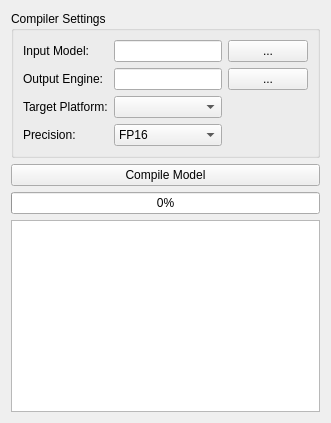
<?xml version="1.0" encoding="UTF-8"?>
<ui version="4.0">
    <class>DeploymentView</class>
    <widget class="QWidget" name="DeploymentView">
        <layout class="QVBoxLayout" name="verticalLayout">
            <item>
                <widget class="QGroupBox" name="groupBox">
                    <property name="title">
                        <string>Compiler Settings</string>
                    </property>
                    <layout class="QGridLayout" name="gridLayout">
                        <item row="0" column="0">
                            <widget class="QLabel" name="label">
                                <property name="text">
                                    <string>Input Model:</string>
                                </property>
                            </widget>
                        </item>
                        <item row="0" column="1">
                            <widget class="QLineEdit" name="lineEditInput"/>
                        </item>
                        <item row="0" column="2">
                            <widget class="QPushButton" name="btnBrowseInput">
                                <property name="text">
                                    <string>...</string>
                                </property>
                            </widget>
                        </item>
                        <item row="1" column="0">
                            <widget class="QLabel" name="label_2">
                                <property name="text">
                                    <string>Output Engine:</string>
                                </property>
                            </widget>
                        </item>
                        <item row="1" column="1">
                            <widget class="QLineEdit" name="lineEditOutput"/>
                        </item>
                        <item row="1" column="2">
                            <widget class="QPushButton" name="btnBrowseOutput">
                                <property name="text">
                                    <string>...</string>
                                </property>
                            </widget>
                        </item>
                        <item row="2" column="0">
                            <widget class="QLabel" name="label_3">
                                <property name="text">
                                    <string>Target Platform:</string>
                                </property>
                            </widget>
                        </item>
                        <item row="2" column="1">
                            <widget class="QComboBox" name="cmbTarget"/>
                        </item>
                        <item row="3" column="0">
                            <widget class="QLabel" name="label_4">
                                <property name="text">
                                    <string>Precision:</string>
                                </property>
                            </widget>
                        </item>
                        <item row="3" column="1">
                            <widget class="QComboBox" name="cmbPrecision">
                                <item>
                                    <property name="text">
                                        <string>FP16</string>
                                    </property>
                                </item>
                                <item>
                                    <property name="text">
                                        <string>INT8</string>
                                    </property>
                                </item>
                                <item>
                                    <property name="text">
                                        <string>FP32</string>
                                    </property>
                                </item>
                            </widget>
                        </item>
                    </layout>
                </widget>
            </item>
            <item>
                <widget class="QPushButton" name="btnCompile">
                    <property name="minimumHeight">
                        <number>40</number>
                    </property>
                    <property name="text">
                        <string>Compile Model</string>
                    </property>
                </widget>
            </item>
            <item>
                <widget class="QProgressBar" name="progressBar">
                    <property name="value">
                        <number>0</number>
                    </property>
                </widget>
            </item>
            <item>
                <widget class="QPlainTextEdit" name="txtLog">
                    <property name="readOnly">
                        <bool>true</bool>
                    </property>
                </widget>
            </item>
        </layout>
    </widget>
    <resources/>
    <connections/>
</ui>
